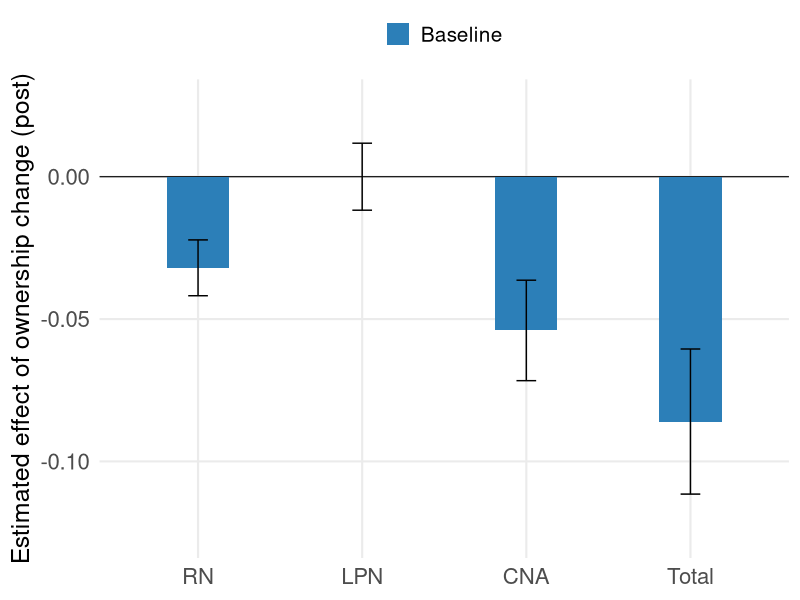
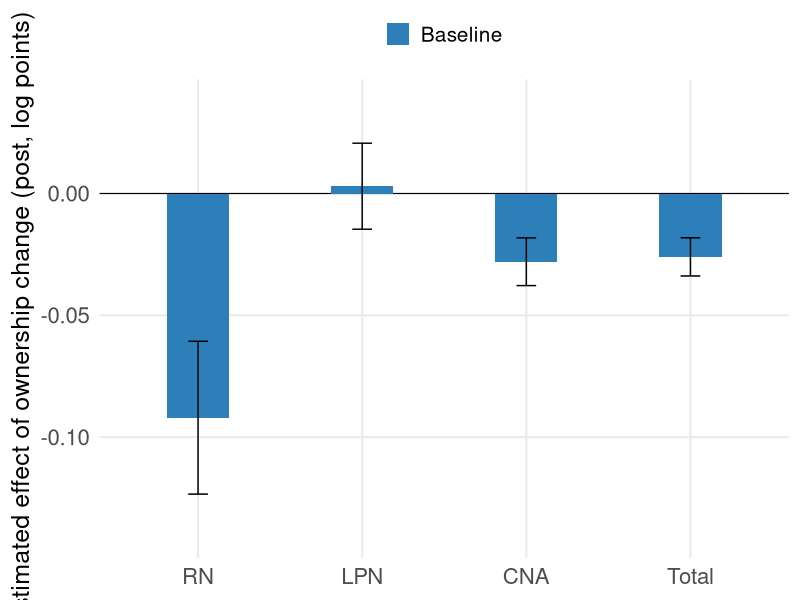
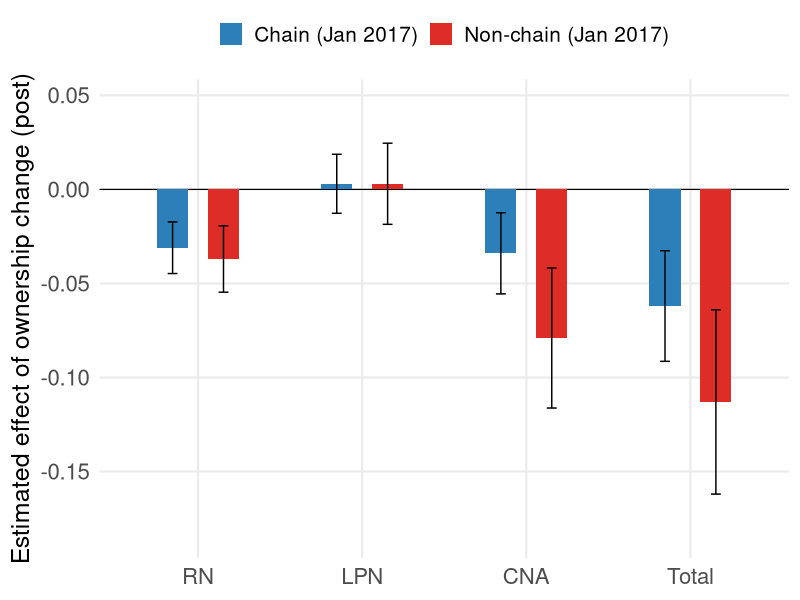
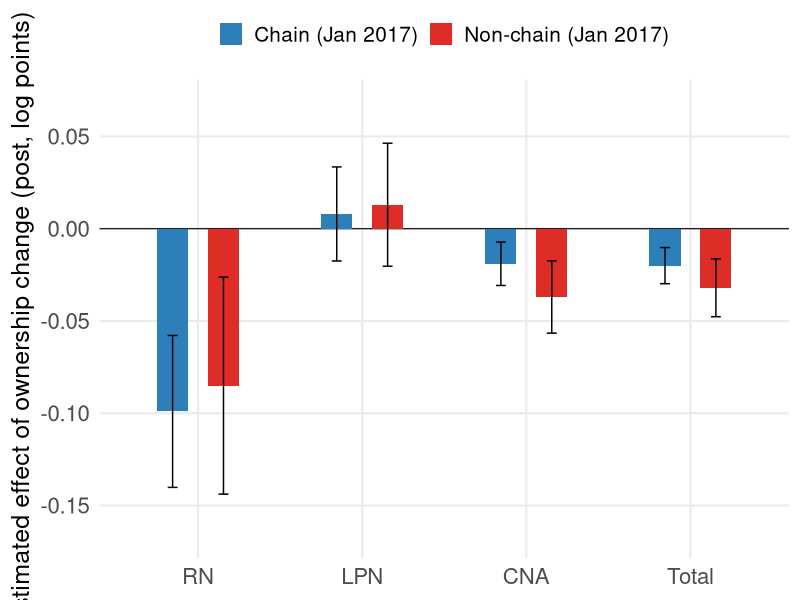
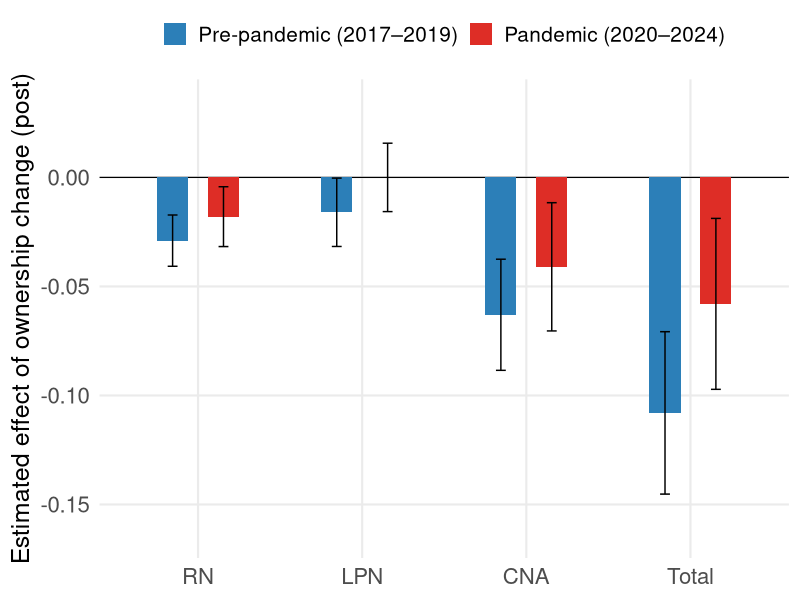
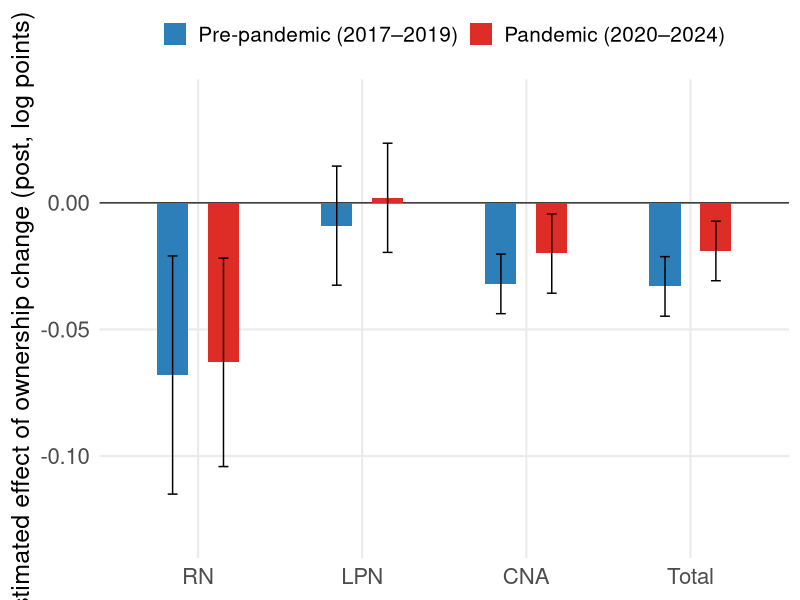

Write the R code that produced these figures, in order.
suppressPackageStartupMessages({
  library(dplyr)
  library(ggplot2)
  library(scales)
  library(tibble)
})

OUT_DIR <- "C:/Repositories/white-bowblis-nhmc/presentation"
dir.create(OUT_DIR, recursive = TRUE, showWarnings = FALSE)

# Match your other presentation plots: sans serif, larger text
theme_set(theme_minimal(base_size = 16, base_family = "sans"))

presentation_bar_theme <- function() {
  theme(
    panel.grid.minor   = element_blank(),
    legend.position    = "top",
    legend.title       = element_blank(),
    legend.text        = element_text(size = 15),
    axis.title.x       = element_blank(),
    axis.title.y       = element_text(size = 18),
    axis.text.x        = element_text(size = 16),
    axis.text.y        = element_text(size = 16),
    plot.title         = element_blank(),
    plot.title.position = "plot"
  )
}

# -----------------------------
# Helper: compute tight y-lims from 95% CI
# -----------------------------
tight_ylims <- function(df, pad_frac = 0.12) {
  lo <- min(df$estimate - 1.96 * df$se, na.rm = TRUE)
  hi <- max(df$estimate + 1.96 * df$se, na.rm = TRUE)
  rng <- hi - lo
  pad <- ifelse(rng == 0, 0.05, pad_frac * rng)
  c(lo - pad, hi + pad)
}

# -----------------------------
# Plot one panel (either HPPD or Log(HPPD))
#   PDF only (no PNG)
# -----------------------------
plot_twfe_bars_onepanel <- function(df, panel_keep,
                                    out_stub,
                                    ylab = "Estimated effect of ownership change (post)",
                                    bar_width = 0.38,
                                    dodge_width = 0.62,
                                    out_width = 10,
                                    out_height = 6.2,
                                    fill_values = c(
                                      "Pre-pandemic (2017–2019)" = "#2C7FB8",
                                      "Pandemic (2020–2024)"     = "#DE2D26",
                                      "Chain (Jan 2017)"         = "#2C7FB8",
                                      "Non-chain (Jan 2017)"     = "#DE2D26",
                                      "Baseline"                 = "#2C7FB8"
                                    )) {
  
  d <- df %>%
    filter(panel == panel_keep) %>%
    mutate(
      outcome = factor(outcome, levels = c("RN", "LPN", "CNA", "Total")),
      group   = if (is.character(group)) factor(group, levels = unique(group)) else group,
      ci_lo   = estimate - 1.96 * se,
      ci_hi   = estimate + 1.96 * se
    )
  
  yl <- tight_ylims(d)
  pal <- fill_values[names(fill_values) %in% as.character(unique(d$group))]
  
  p <- ggplot(d, aes(x = outcome, y = estimate, fill = group)) +
    geom_hline(yintercept = 0, linewidth = 0.4) +
    geom_col(
      position = position_dodge(width = dodge_width),
      width = bar_width
    ) +
    geom_errorbar(
      aes(ymin = ci_lo, ymax = ci_hi),
      position = position_dodge(width = dodge_width),
      width = 0.12,
      linewidth = 0.5
    ) +
    scale_y_continuous(
      limits = yl,
      breaks = pretty_breaks(n = 6)
    ) +
    scale_fill_manual(values = pal, drop = FALSE) +
    labs(
      x = NULL,
      y = ylab,
      fill = NULL
    ) +
    presentation_bar_theme()
  
  out_pdf <- file.path(OUT_DIR, paste0(out_stub, ".pdf"))
  ggsave(out_pdf, p, width = out_width, height = out_height, device = cairo_pdf)
  
  message("Saved:\n- ", normalizePath(out_pdf))
  invisible(p)
}

# ============================================================
# DATA (same numbers you already have)
# ============================================================

df_tab3 <- tribble(
  ~panel,      ~group,     ~outcome, ~estimate, ~se,
  "HPPD",      "Baseline", "RN",     -0.032,    0.005,
  "HPPD",      "Baseline", "LPN",      0.000,   0.006,
  "HPPD",      "Baseline", "CNA",     -0.054,   0.009,
  "HPPD",      "Baseline", "Total",   -0.086,   0.013,
  "Log(HPPD)", "Baseline", "RN",     -0.092,    0.016,
  "Log(HPPD)", "Baseline", "LPN",      0.003,   0.009,
  "Log(HPPD)", "Baseline", "CNA",     -0.028,   0.005,
  "Log(HPPD)", "Baseline", "Total",   -0.026,   0.004
)

df_tab5 <- tribble(
  ~panel,      ~group,                 ~outcome, ~estimate, ~se,
  "HPPD",      "Chain (Jan 2017)",     "RN",     -0.031,    0.007,
  "HPPD",      "Chain (Jan 2017)",     "LPN",      0.003,   0.008,
  "HPPD",      "Chain (Jan 2017)",     "CNA",     -0.034,   0.011,
  "HPPD",      "Chain (Jan 2017)",     "Total",   -0.062,   0.015,
  "HPPD",      "Non-chain (Jan 2017)", "RN",     -0.037,    0.009,
  "HPPD",      "Non-chain (Jan 2017)", "LPN",      0.003,   0.011,
  "HPPD",      "Non-chain (Jan 2017)", "CNA",     -0.079,   0.019,
  "HPPD",      "Non-chain (Jan 2017)", "Total",   -0.113,   0.025,
  "Log(HPPD)", "Chain (Jan 2017)",     "RN",     -0.099,    0.021,
  "Log(HPPD)", "Chain (Jan 2017)",     "LPN",      0.008,   0.013,
  "Log(HPPD)", "Chain (Jan 2017)",     "CNA",     -0.019,   0.006,
  "Log(HPPD)", "Chain (Jan 2017)",     "Total",   -0.020,   0.005,
  "Log(HPPD)", "Non-chain (Jan 2017)", "RN",     -0.085,    0.030,
  "Log(HPPD)", "Non-chain (Jan 2017)", "LPN",      0.013,   0.017,
  "Log(HPPD)", "Non-chain (Jan 2017)", "CNA",     -0.037,   0.010,
  "Log(HPPD)", "Non-chain (Jan 2017)", "Total",   -0.032,   0.008
)

df_tab4 <- tribble(
  ~panel,      ~group,                     ~outcome, ~estimate, ~se,
  "HPPD",      "Pre-pandemic (2017–2019)", "RN",     -0.029,    0.006,
  "HPPD",      "Pre-pandemic (2017–2019)", "LPN",    -0.016,    0.008,
  "HPPD",      "Pre-pandemic (2017–2019)", "CNA",    -0.063,    0.013,
  "HPPD",      "Pre-pandemic (2017–2019)", "Total",  -0.108,    0.019,
  "HPPD",      "Pandemic (2020–2024)",     "RN",     -0.018,    0.007,
  "HPPD",      "Pandemic (2020–2024)",     "LPN",      0.000,   0.008,
  "HPPD",      "Pandemic (2020–2024)",     "CNA",     -0.041,   0.015,
  "HPPD",      "Pandemic (2020–2024)",     "Total",   -0.058,   0.020,
  "Log(HPPD)", "Pre-pandemic (2017–2019)", "RN",     -0.068,    0.024,
  "Log(HPPD)", "Pre-pandemic (2017–2019)", "LPN",    -0.009,    0.012,
  "Log(HPPD)", "Pre-pandemic (2017–2019)", "CNA",    -0.032,    0.006,
  "Log(HPPD)", "Pre-pandemic (2017–2019)", "Total",  -0.033,    0.006,
  "Log(HPPD)", "Pandemic (2020–2024)",     "RN",     -0.063,    0.021,
  "Log(HPPD)", "Pandemic (2020–2024)",     "LPN",      0.002,   0.011,
  "Log(HPPD)", "Pandemic (2020–2024)",     "CNA",     -0.020,   0.008,
  "Log(HPPD)", "Pandemic (2020–2024)",     "Total",   -0.019,   0.006
) %>%
  mutate(group = factor(group, levels = c("Pre-pandemic (2017–2019)", "Pandemic (2020–2024)")))

# ============================================================
# MAKE PLOTS (two per table)
# ============================================================

plot_twfe_bars_onepanel(
  df_tab3, "HPPD",
  out_stub = "twfe_post_baseline_hppd_bars"
)

plot_twfe_bars_onepanel(
  df_tab3, "Log(HPPD)",
  out_stub = "twfe_post_baseline_loghppd_bars",
  ylab = "Estimated effect of ownership change (post, log points)"
)

plot_twfe_bars_onepanel(
  df_tab5, "HPPD",
  out_stub = "twfe_post_chain_nonchain_hppd_bars"
)

plot_twfe_bars_onepanel(
  df_tab5, "Log(HPPD)",
  out_stub = "twfe_post_chain_nonchain_loghppd_bars",
  ylab = "Estimated effect of ownership change (post, log points)"
)

plot_twfe_bars_onepanel(
  df_tab4, "HPPD",
  out_stub = "twfe_post_prepandemic_pandemic_hppd_bars"
)

plot_twfe_bars_onepanel(
  df_tab4, "Log(HPPD)",
  out_stub = "twfe_post_prepandemic_pandemic_loghppd_bars",
  ylab = "Estimated effect of ownership change (post, log points)"
)
